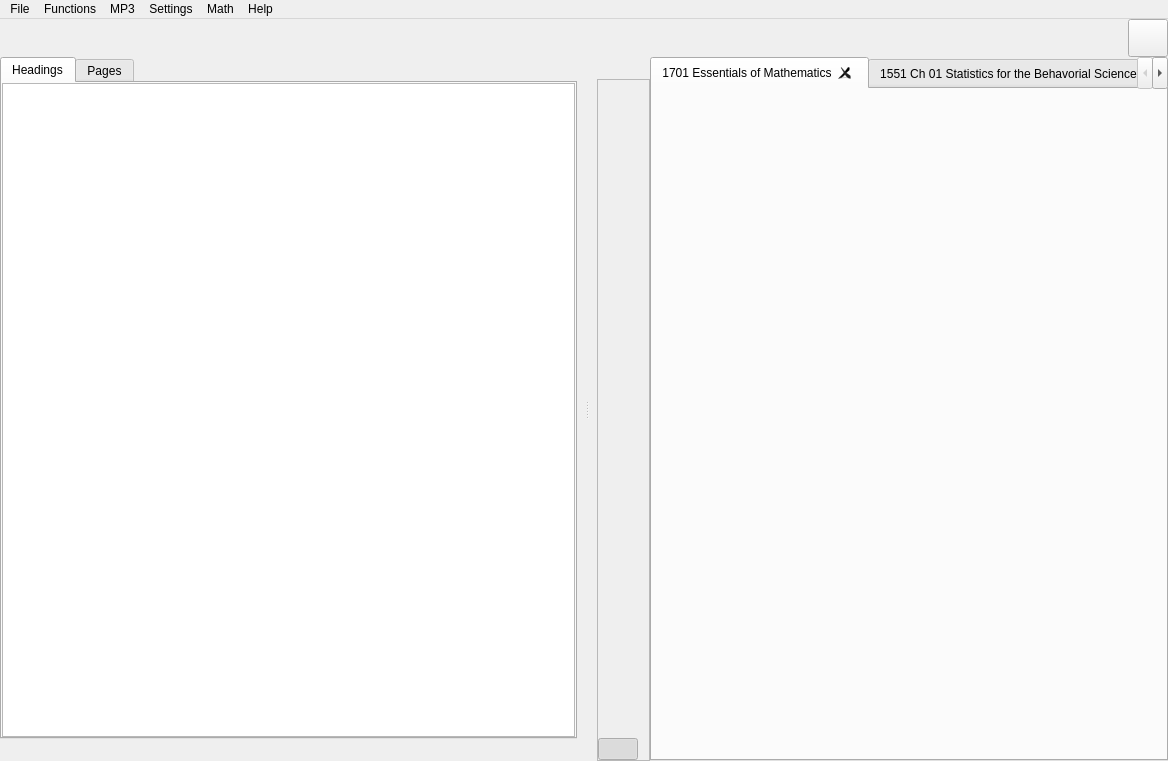
<?xml version="1.0" encoding="UTF-8"?>
<ui version="4.0">
 <class>MainWindow</class>
 <widget class="QMainWindow" name="MainWindow">
  <property name="geometry">
   <rect>
    <x>0</x>
    <y>0</y>
    <width>1168</width>
    <height>761</height>
   </rect>
  </property>
  <property name="acceptDrops">
   <bool>true</bool>
  </property>
  <property name="windowTitle">
   <string>Central Access Reader</string>
  </property>
  <property name="windowIcon">
   <iconset resource="resource.qrc">
    <normaloff>:/all/icons/CAR_About.png</normaloff>:/all/icons/CAR_About.png</iconset>
  </property>
  <property name="autoFillBackground">
   <bool>false</bool>
  </property>
  <property name="styleSheet">
   <string notr="true"/>
  </property>
  <property name="iconSize">
   <size>
    <width>24</width>
    <height>24</height>
   </size>
  </property>
  <widget class="QWidget" name="centralwidget">
   <layout class="QVBoxLayout" name="verticalLayout_6">
    <property name="spacing">
     <number>0</number>
    </property>
    <property name="margin">
     <number>0</number>
    </property>
    <item>
     <layout class="QHBoxLayout" name="horizontalLayout_3">
      <item>
       <spacer name="horizontalSpacer_2">
        <property name="orientation">
         <enum>Qt::Horizontal</enum>
        </property>
        <property name="sizeType">
         <enum>QSizePolicy::Expanding</enum>
        </property>
        <property name="sizeHint" stdset="0">
         <size>
          <width>25</width>
          <height>20</height>
         </size>
        </property>
       </spacer>
      </item>
      <item>
       <widget class="QPushButton" name="mainMenuButton">
        <property name="maximumSize">
         <size>
          <width>16777215</width>
          <height>38</height>
         </size>
        </property>
        <property name="focusPolicy">
         <enum>Qt::TabFocus</enum>
        </property>
        <property name="toolTip">
         <string>Main Menu</string>
        </property>
        <property name="text">
         <string/>
        </property>
        <property name="icon">
         <iconset resource="resource.qrc">
          <normaloff>:/classic/icons/menu_classic.png</normaloff>:/classic/icons/menu_classic.png</iconset>
        </property>
        <property name="iconSize">
         <size>
          <width>32</width>
          <height>32</height>
         </size>
        </property>
       </widget>
      </item>
     </layout>
    </item>
    <item>
     <widget class="QSplitter" name="splitter">
      <property name="orientation">
       <enum>Qt::Horizontal</enum>
      </property>
      <property name="opaqueResize">
       <bool>false</bool>
      </property>
      <property name="handleWidth">
       <number>20</number>
      </property>
      <widget class="QWidget" name="layoutWidget">
       <layout class="QVBoxLayout" name="verticalLayout_4">
        <property name="spacing">
         <number>0</number>
        </property>
        <item>
         <widget class="QTabWidget" name="navigationTabWidget">
          <property name="currentIndex">
           <number>0</number>
          </property>
          <property name="usesScrollButtons">
           <bool>false</bool>
          </property>
          <widget class="QWidget" name="bookmarksTab">
           <attribute name="title">
            <string>Headings</string>
           </attribute>
           <layout class="QVBoxLayout" name="verticalLayout">
            <property name="spacing">
             <number>0</number>
            </property>
            <property name="margin">
             <number>0</number>
            </property>
            <item>
             <widget class="QTreeView" name="bookmarksTreeView">
              <property name="headerHidden">
               <bool>true</bool>
              </property>
             </widget>
            </item>
           </layout>
          </widget>
          <widget class="QWidget" name="pagesTab">
           <attribute name="title">
            <string>Pages</string>
           </attribute>
           <layout class="QVBoxLayout" name="verticalLayout_2">
            <property name="spacing">
             <number>0</number>
            </property>
            <property name="margin">
             <number>0</number>
            </property>
            <item>
             <widget class="QTreeView" name="pagesTreeView">
              <property name="headerHidden">
               <bool>true</bool>
              </property>
             </widget>
            </item>
           </layout>
          </widget>
         </widget>
        </item>
        <item>
         <layout class="QHBoxLayout" name="horizontalLayout_2">
          <item>
           <widget class="QPushButton" name="bookmarkZoomInButton">
            <property name="maximumSize">
             <size>
              <width>32</width>
              <height>32</height>
             </size>
            </property>
            <property name="focusPolicy">
             <enum>Qt::TabFocus</enum>
            </property>
            <property name="toolTip">
             <string>Zoom In</string>
            </property>
            <property name="text">
             <string/>
            </property>
            <property name="icon">
             <iconset resource="resource.qrc">
              <normaloff>:/classic/icons/magnify_add_classic.png</normaloff>:/classic/icons/magnify_add_classic.png</iconset>
            </property>
            <property name="iconSize">
             <size>
              <width>24</width>
              <height>24</height>
             </size>
            </property>
            <property name="flat">
             <bool>true</bool>
            </property>
           </widget>
          </item>
          <item>
           <widget class="QPushButton" name="bookmarkZoomOutButton">
            <property name="maximumSize">
             <size>
              <width>32</width>
              <height>32</height>
             </size>
            </property>
            <property name="focusPolicy">
             <enum>Qt::TabFocus</enum>
            </property>
            <property name="toolTip">
             <string>Zoom Out</string>
            </property>
            <property name="text">
             <string/>
            </property>
            <property name="icon">
             <iconset resource="resource.qrc">
              <normaloff>:/classic/icons/magnify_minus_classic.png</normaloff>:/classic/icons/magnify_minus_classic.png</iconset>
            </property>
            <property name="iconSize">
             <size>
              <width>24</width>
              <height>24</height>
             </size>
            </property>
            <property name="flat">
             <bool>true</bool>
            </property>
           </widget>
          </item>
          <item>
           <spacer name="horizontalSpacer">
            <property name="orientation">
             <enum>Qt::Horizontal</enum>
            </property>
            <property name="sizeHint" stdset="0">
             <size>
              <width>40</width>
              <height>20</height>
             </size>
            </property>
           </spacer>
          </item>
         </layout>
        </item>
       </layout>
      </widget>
      <widget class="QWidget" name="layoutWidget">
       <layout class="QHBoxLayout" name="horizontalLayout">
        <property name="spacing">
         <number>0</number>
        </property>
        <item>
         <layout class="QVBoxLayout" name="verticalLayout_3" stretch="0,1">
          <property name="spacing">
           <number>0</number>
          </property>
          <item>
           <widget class="QPushButton" name="openDocumentButton">
            <property name="maximumSize">
             <size>
              <width>60</width>
              <height>30</height>
             </size>
            </property>
            <property name="focusPolicy">
             <enum>Qt::TabFocus</enum>
            </property>
            <property name="toolTip">
             <string>Open Document</string>
            </property>
            <property name="text">
             <string/>
            </property>
            <property name="icon">
             <iconset resource="resource.qrc">
              <normaloff>:/classic/icons/add_classic.png</normaloff>:/classic/icons/add_classic.png</iconset>
            </property>
            <property name="iconSize">
             <size>
              <width>24</width>
              <height>24</height>
             </size>
            </property>
            <property name="flat">
             <bool>true</bool>
            </property>
           </widget>
          </item>
          <item>
           <widget class="QFrame" name="controlPanel">
            <property name="maximumSize">
             <size>
              <width>62</width>
              <height>16777215</height>
             </size>
            </property>
            <property name="frameShape">
             <enum>QFrame::StyledPanel</enum>
            </property>
            <property name="frameShadow">
             <enum>QFrame::Raised</enum>
            </property>
            <property name="lineWidth">
             <number>0</number>
            </property>
            <layout class="QVBoxLayout" name="verticalLayout_7">
             <property name="margin">
              <number>0</number>
             </property>
             <item>
              <widget class="QPushButton" name="playButton">
               <property name="maximumSize">
                <size>
                 <width>16777215</width>
                 <height>60</height>
                </size>
               </property>
               <property name="focusPolicy">
                <enum>Qt::TabFocus</enum>
               </property>
               <property name="toolTip">
                <string>Start</string>
               </property>
               <property name="icon">
                <iconset resource="resource.qrc">
                 <normaloff>:/classic/icons/play_classic.png</normaloff>:/classic/icons/play_classic.png</iconset>
               </property>
               <property name="iconSize">
                <size>
                 <width>70</width>
                 <height>70</height>
                </size>
               </property>
               <property name="flat">
                <bool>true</bool>
               </property>
              </widget>
             </item>
             <item>
              <spacer name="verticalSpacer_4">
               <property name="orientation">
                <enum>Qt::Vertical</enum>
               </property>
               <property name="sizeType">
                <enum>QSizePolicy::Maximum</enum>
               </property>
               <property name="sizeHint" stdset="0">
                <size>
                 <width>20</width>
                 <height>40</height>
                </size>
               </property>
              </spacer>
             </item>
             <item>
              <widget class="QPushButton" name="speechSettingsButton">
               <property name="maximumSize">
                <size>
                 <width>16777215</width>
                 <height>60</height>
                </size>
               </property>
               <property name="focusPolicy">
                <enum>Qt::TabFocus</enum>
               </property>
               <property name="toolTip">
                <string>General Settings</string>
               </property>
               <property name="icon">
                <iconset resource="resource.qrc">
                 <normaloff>:/classic/icons/speech_settings_classic.png</normaloff>:/classic/icons/speech_settings_classic.png</iconset>
               </property>
               <property name="iconSize">
                <size>
                 <width>70</width>
                 <height>70</height>
                </size>
               </property>
               <property name="checkable">
                <bool>true</bool>
               </property>
               <property name="flat">
                <bool>true</bool>
               </property>
              </widget>
             </item>
             <item>
              <widget class="QPushButton" name="colorSettingsButton">
               <property name="maximumSize">
                <size>
                 <width>16777215</width>
                 <height>60</height>
                </size>
               </property>
               <property name="focusPolicy">
                <enum>Qt::TabFocus</enum>
               </property>
               <property name="toolTip">
                <string>Color Settings</string>
               </property>
               <property name="icon">
                <iconset resource="resource.qrc">
                 <normaloff>:/classic/icons/color_settings_classic.png</normaloff>:/classic/icons/color_settings_classic.png</iconset>
               </property>
               <property name="iconSize">
                <size>
                 <width>70</width>
                 <height>70</height>
                </size>
               </property>
               <property name="checkable">
                <bool>true</bool>
               </property>
               <property name="flat">
                <bool>true</bool>
               </property>
              </widget>
             </item>
             <item>
              <spacer name="verticalSpacer_3">
               <property name="orientation">
                <enum>Qt::Vertical</enum>
               </property>
               <property name="sizeType">
                <enum>QSizePolicy::Maximum</enum>
               </property>
               <property name="sizeHint" stdset="0">
                <size>
                 <width>20</width>
                 <height>40</height>
                </size>
               </property>
              </spacer>
             </item>
             <item>
              <widget class="QPushButton" name="saveToMP3Button">
               <property name="maximumSize">
                <size>
                 <width>16777215</width>
                 <height>60</height>
                </size>
               </property>
               <property name="focusPolicy">
                <enum>Qt::TabFocus</enum>
               </property>
               <property name="toolTip">
                <string>Save All To MP3</string>
               </property>
               <property name="icon">
                <iconset resource="resource.qrc">
                 <normaloff>:/classic/icons/export_mp3_classic.png</normaloff>:/classic/icons/export_mp3_classic.png</iconset>
               </property>
               <property name="iconSize">
                <size>
                 <width>70</width>
                 <height>70</height>
                </size>
               </property>
               <property name="flat">
                <bool>true</bool>
               </property>
              </widget>
             </item>
             <item>
              <spacer name="verticalSpacer_5">
               <property name="orientation">
                <enum>Qt::Vertical</enum>
               </property>
               <property name="sizeType">
                <enum>QSizePolicy::Maximum</enum>
               </property>
               <property name="sizeHint" stdset="0">
                <size>
                 <width>20</width>
                 <height>40</height>
                </size>
               </property>
              </spacer>
             </item>
             <item>
              <widget class="QPushButton" name="zoomInButton">
               <property name="maximumSize">
                <size>
                 <width>16777215</width>
                 <height>60</height>
                </size>
               </property>
               <property name="font">
                <font>
                 <pointsize>12</pointsize>
                </font>
               </property>
               <property name="focusPolicy">
                <enum>Qt::TabFocus</enum>
               </property>
               <property name="toolTip">
                <string>Zoom In</string>
               </property>
               <property name="icon">
                <iconset resource="resource.qrc">
                 <normaloff>:/classic/icons/magnify_add_classic.png</normaloff>:/classic/icons/magnify_add_classic.png</iconset>
               </property>
               <property name="iconSize">
                <size>
                 <width>70</width>
                 <height>70</height>
                </size>
               </property>
               <property name="flat">
                <bool>true</bool>
               </property>
              </widget>
             </item>
             <item>
              <widget class="QPushButton" name="zoomOutButton">
               <property name="maximumSize">
                <size>
                 <width>16777215</width>
                 <height>60</height>
                </size>
               </property>
               <property name="font">
                <font>
                 <pointsize>12</pointsize>
                </font>
               </property>
               <property name="focusPolicy">
                <enum>Qt::TabFocus</enum>
               </property>
               <property name="toolTip">
                <string>Zoom Out</string>
               </property>
               <property name="icon">
                <iconset resource="resource.qrc">
                 <normaloff>:/classic/icons/magnify_minus_classic.png</normaloff>:/classic/icons/magnify_minus_classic.png</iconset>
               </property>
               <property name="iconSize">
                <size>
                 <width>70</width>
                 <height>70</height>
                </size>
               </property>
               <property name="flat">
                <bool>true</bool>
               </property>
              </widget>
             </item>
             <item>
              <widget class="QPushButton" name="zoomResetButton">
               <property name="maximumSize">
                <size>
                 <width>16777215</width>
                 <height>60</height>
                </size>
               </property>
               <property name="focusPolicy">
                <enum>Qt::TabFocus</enum>
               </property>
               <property name="toolTip">
                <string>Reset Zoom</string>
               </property>
               <property name="icon">
                <iconset resource="resource.qrc">
                 <normaloff>:/classic/icons/magnify_reset_classic.png</normaloff>:/classic/icons/magnify_reset_classic.png</iconset>
               </property>
               <property name="iconSize">
                <size>
                 <width>70</width>
                 <height>70</height>
                </size>
               </property>
               <property name="flat">
                <bool>true</bool>
               </property>
              </widget>
             </item>
             <item>
              <spacer name="verticalSpacer_6">
               <property name="orientation">
                <enum>Qt::Vertical</enum>
               </property>
               <property name="sizeType">
                <enum>QSizePolicy::Expanding</enum>
               </property>
               <property name="sizeHint" stdset="0">
                <size>
                 <width>20</width>
                 <height>40</height>
                </size>
               </property>
              </spacer>
             </item>
             <item>
              <widget class="QPushButton" name="splitterButton">
               <property name="sizePolicy">
                <sizepolicy hsizetype="Fixed" vsizetype="Fixed">
                 <horstretch>0</horstretch>
                 <verstretch>0</verstretch>
                </sizepolicy>
               </property>
               <property name="maximumSize">
                <size>
                 <width>16777215</width>
                 <height>60</height>
                </size>
               </property>
               <property name="focusPolicy">
                <enum>Qt::TabFocus</enum>
               </property>
               <property name="toolTip">
                <string>Show/Hide Navigation</string>
               </property>
               <property name="text">
                <string/>
               </property>
               <property name="icon">
                <iconset resource="resource.qrc">
                 <normaloff>:/classic/icons/sidebar_classic.png</normaloff>:/classic/icons/sidebar_classic.png</iconset>
               </property>
               <property name="iconSize">
                <size>
                 <width>70</width>
                 <height>70</height>
                </size>
               </property>
               <property name="checkable">
                <bool>true</bool>
               </property>
               <property name="checked">
                <bool>true</bool>
               </property>
               <property name="flat">
                <bool>true</bool>
               </property>
              </widget>
             </item>
            </layout>
           </widget>
          </item>
         </layout>
        </item>
        <item>
         <layout class="QVBoxLayout" name="verticalLayout_5" stretch="1,0">
          <item>
           <widget class="QTabWidget" name="documentTabWidget">
            <property name="minimumSize">
             <size>
              <width>0</width>
              <height>0</height>
             </size>
            </property>
            <property name="focusPolicy">
             <enum>Qt::NoFocus</enum>
            </property>
            <property name="currentIndex">
             <number>0</number>
            </property>
            <property name="elideMode">
             <enum>Qt::ElideNone</enum>
            </property>
            <property name="usesScrollButtons">
             <bool>true</bool>
            </property>
            <property name="documentMode">
             <bool>false</bool>
            </property>
            <property name="tabsClosable">
             <bool>true</bool>
            </property>
            <property name="movable">
             <bool>true</bool>
            </property>
            <widget class="QWidget" name="tab_3">
             <attribute name="title">
              <string>1701 Essentials of Mathematics</string>
             </attribute>
            </widget>
            <widget class="QWidget" name="tab_4">
             <attribute name="title">
              <string>1551 Ch 01 Statistics for the Behavorial Sciences</string>
             </attribute>
            </widget>
           </widget>
          </item>
          <item>
           <widget class="DownloadProgressWidget" name="updateDownloadProgress" native="true"/>
          </item>
         </layout>
        </item>
       </layout>
      </widget>
     </widget>
    </item>
   </layout>
   <zorder></zorder>
   <zorder>splitter</zorder>
  </widget>
  <widget class="QMenuBar" name="menuBar">
   <property name="geometry">
    <rect>
     <x>0</x>
     <y>0</y>
     <width>1168</width>
     <height>21</height>
    </rect>
   </property>
   <widget class="QMenu" name="menuFile">
    <property name="title">
     <string>File</string>
    </property>
    <addaction name="actionOpen_Docx"/>
    <addaction name="actionClose_Document"/>
    <addaction name="actionPaste_From_Clipboard"/>
    <addaction name="separator"/>
    <addaction name="actionExport_to_HTML"/>
    <addaction name="actionBatch"/>
    <addaction name="separator"/>
    <addaction name="actionQuit"/>
   </widget>
   <widget class="QMenu" name="menuFunction">
    <property name="title">
     <string>Functions</string>
    </property>
    <addaction name="actionPlay"/>
    <addaction name="actionStop"/>
    <addaction name="separator"/>
    <addaction name="actionZoom_In"/>
    <addaction name="actionZoom_Out"/>
    <addaction name="actionReset_Zoom"/>
    <addaction name="separator"/>
    <addaction name="actionIncrease_Volume"/>
    <addaction name="actionDecrease_Volume"/>
    <addaction name="actionIncrease_Rate"/>
    <addaction name="actionDecrease_Rate"/>
    <addaction name="separator"/>
    <addaction name="actionSearch"/>
   </widget>
   <widget class="QMenu" name="menuMP3">
    <property name="title">
     <string>MP3</string>
    </property>
    <addaction name="actionSave_All_to_MP3"/>
    <addaction name="actionSave_Selection_to_MP3"/>
    <addaction name="separator"/>
    <addaction name="actionBy_Page"/>
   </widget>
   <widget class="QMenu" name="menuSettings">
    <property name="title">
     <string>Settings</string>
    </property>
    <addaction name="actionSpeech"/>
    <addaction name="actionHighlights_Colors_and_Fonts"/>
   </widget>
   <widget class="QMenu" name="menuMathML">
    <property name="title">
     <string>Math</string>
    </property>
    <addaction name="actionOpen_Pattern_Editor"/>
    <addaction name="actionShow_All_MathML"/>
   </widget>
   <widget class="QMenu" name="menuHelp">
    <property name="title">
     <string>Help</string>
    </property>
    <addaction name="actionTutorial"/>
    <addaction name="actionAnnouncements"/>
    <addaction name="actionQuick_Start"/>
    <addaction name="actionAbout"/>
    <addaction name="separator"/>
    <addaction name="actionReport_a_Bug"/>
    <addaction name="actionTake_A_Survey"/>
   </widget>
   <addaction name="menuFile"/>
   <addaction name="menuFunction"/>
   <addaction name="menuMP3"/>
   <addaction name="menuSettings"/>
   <addaction name="menuMathML"/>
   <addaction name="menuHelp"/>
  </widget>
  <action name="actionOpen_Docx">
   <property name="text">
    <string>&amp;Open Word Document</string>
   </property>
   <property name="shortcut">
    <string>Ctrl+O</string>
   </property>
  </action>
  <action name="actionOpen_Pattern_Editor">
   <property name="text">
    <string>&amp;Math Library Development Environment</string>
   </property>
  </action>
  <action name="actionShow_All_MathML">
   <property name="text">
    <string>&amp;Show All MathML...</string>
   </property>
  </action>
  <action name="actionQuit">
   <property name="icon">
    <iconset>
     <normaloff>:/icons/icons/application_exit.png</normaloff>:/icons/icons/application_exit.png</iconset>
   </property>
   <property name="text">
    <string>&amp;Quit</string>
   </property>
   <property name="shortcut">
    <string>Ctrl+Q</string>
   </property>
  </action>
  <action name="actionTutorial">
   <property name="icon">
    <iconset>
     <normaloff>:/icons/icons/help_contents.png</normaloff>:/icons/icons/help_contents.png</iconset>
   </property>
   <property name="text">
    <string>&amp;Tutorial</string>
   </property>
   <property name="shortcut">
    <string>Ctrl+Shift+H</string>
   </property>
  </action>
  <action name="actionAbout">
   <property name="icon">
    <iconset>
     <normaloff>:/icons/icons/help_about.png</normaloff>:/icons/icons/help_about.png</iconset>
   </property>
   <property name="text">
    <string>&amp;About</string>
   </property>
   <property name="shortcut">
    <string>Ctrl+Alt+H</string>
   </property>
  </action>
  <action name="actionReport_a_Bug">
   <property name="icon">
    <iconset>
     <normaloff>:/icons/icons/report_bug.png</normaloff>:/icons/icons/report_bug.png</iconset>
   </property>
   <property name="text">
    <string>Report a &amp;Bug</string>
   </property>
  </action>
  <action name="actionTake_A_Survey">
   <property name="icon">
    <iconset>
     <normaloff>:/icons/icons/spread.png</normaloff>:/icons/icons/spread.png</iconset>
   </property>
   <property name="text">
    <string>Give Us &amp;Feedback</string>
   </property>
  </action>
  <action name="actionSearch">
   <property name="text">
    <string>S&amp;earch</string>
   </property>
   <property name="toolTip">
    <string>Toggles the search bar on and off.</string>
   </property>
   <property name="shortcut">
    <string>Ctrl+F</string>
   </property>
  </action>
  <action name="actionPlay">
   <property name="icon">
    <iconset>
     <normaloff>:/icons/icons/play.png</normaloff>:/icons/icons/play.png</iconset>
   </property>
   <property name="text">
    <string>&amp;Read</string>
   </property>
   <property name="shortcut">
    <string>Ctrl+R</string>
   </property>
  </action>
  <action name="actionStop">
   <property name="icon">
    <iconset>
     <normaloff>:/icons/icons/stop.png</normaloff>:/icons/icons/stop.png</iconset>
   </property>
   <property name="text">
    <string>&amp;Stop</string>
   </property>
   <property name="shortcut">
    <string>Ctrl+S</string>
   </property>
  </action>
  <action name="actionSave_Selection_to_MP3">
   <property name="icon">
    <iconset>
     <normaloff>:/icons/icons/text_speak.png</normaloff>:/icons/icons/text_speak.png</iconset>
   </property>
   <property name="text">
    <string>Save &amp;Selection</string>
   </property>
   <property name="shortcut">
    <string>Ctrl+Shift+M</string>
   </property>
  </action>
  <action name="actionSave_All_to_MP3">
   <property name="icon">
    <iconset>
     <normaloff>:/icons/icons/text_speak.png</normaloff>:/icons/icons/text_speak.png</iconset>
   </property>
   <property name="text">
    <string>Save &amp;All</string>
   </property>
   <property name="shortcut">
    <string>Ctrl+M</string>
   </property>
  </action>
  <action name="actionHighlights_Colors_and_Fonts">
   <property name="icon">
    <iconset>
     <normaloff>:/icons/icons/color_settings.png</normaloff>:/icons/icons/color_settings.png</iconset>
   </property>
   <property name="text">
    <string>&amp;Color</string>
   </property>
   <property name="shortcut">
    <string>F2</string>
   </property>
  </action>
  <action name="actionSpeech">
   <property name="icon">
    <iconset>
     <normaloff>:/icons/icons/system_config_services.png</normaloff>:/icons/icons/system_config_services.png</iconset>
   </property>
   <property name="text">
    <string>&amp;General</string>
   </property>
   <property name="shortcut">
    <string>F1</string>
   </property>
  </action>
  <action name="actionZoom_In">
   <property name="icon">
    <iconset>
     <normaloff>:/icons/icons/zoom_in_small.png</normaloff>:/icons/icons/zoom_in_small.png</iconset>
   </property>
   <property name="text">
    <string>Zoom In</string>
   </property>
   <property name="shortcut">
    <string>Ctrl+=</string>
   </property>
  </action>
  <action name="actionZoom_Out">
   <property name="icon">
    <iconset>
     <normaloff>:/icons/icons/zoom_out_small.png</normaloff>:/icons/icons/zoom_out_small.png</iconset>
   </property>
   <property name="text">
    <string>Zoom Out</string>
   </property>
   <property name="shortcut">
    <string>Ctrl+-</string>
   </property>
  </action>
  <action name="actionReset_Zoom">
   <property name="icon">
    <iconset>
     <normaloff>:/icons/icons/zoom_fit_best_small.png</normaloff>:/icons/icons/zoom_fit_best_small.png</iconset>
   </property>
   <property name="text">
    <string>Reset Zoom</string>
   </property>
   <property name="shortcut">
    <string>Ctrl+Backspace</string>
   </property>
  </action>
  <action name="actionIncrease_Volume">
   <property name="text">
    <string>Increase Volume</string>
   </property>
   <property name="toolTip">
    <string>Increase Volume</string>
   </property>
   <property name="shortcut">
    <string>Ctrl+Up</string>
   </property>
  </action>
  <action name="actionDecrease_Volume">
   <property name="text">
    <string>Decrease Volume</string>
   </property>
   <property name="toolTip">
    <string>Decrease Volume</string>
   </property>
   <property name="shortcut">
    <string>Ctrl+Down</string>
   </property>
  </action>
  <action name="actionIncrease_Rate">
   <property name="text">
    <string>Increase Rate</string>
   </property>
   <property name="toolTip">
    <string>Increase Rate</string>
   </property>
   <property name="shortcut">
    <string>Ctrl+Right</string>
   </property>
  </action>
  <action name="actionDecrease_Rate">
   <property name="text">
    <string>Decrease Rate</string>
   </property>
   <property name="toolTip">
    <string>Decrease Rate</string>
   </property>
   <property name="shortcut">
    <string>Ctrl+Left</string>
   </property>
  </action>
  <action name="actionEntire_Document">
   <property name="icon">
    <iconset>
     <normaloff>:/icons/icons/text_speak.png</normaloff>:/icons/icons/text_speak.png</iconset>
   </property>
   <property name="text">
    <string>Entire Document</string>
   </property>
  </action>
  <action name="actionCurrent_Selection">
   <property name="icon">
    <iconset>
     <normaloff>:/icons/icons/text_speak.png</normaloff>:/icons/icons/text_speak.png</iconset>
   </property>
   <property name="text">
    <string>Current Selection</string>
   </property>
  </action>
  <action name="actionBy_Page">
   <property name="icon">
    <iconset>
     <normaloff>:/icons/icons/text_speak.png</normaloff>:/icons/icons/text_speak.png</iconset>
   </property>
   <property name="text">
    <string>Save By Page</string>
   </property>
  </action>
  <action name="actionExport_to_HTML">
   <property name="text">
    <string>&amp;Export to HTML</string>
   </property>
  </action>
  <action name="actionClose_Document">
   <property name="text">
    <string>Close Document</string>
   </property>
   <property name="toolTip">
    <string>Closes the current document.</string>
   </property>
   <property name="shortcut">
    <string>Ctrl+W</string>
   </property>
  </action>
  <action name="actionPaste_From_Clipboard">
   <property name="text">
    <string>Paste From Clipboard</string>
   </property>
   <property name="shortcut">
    <string>Ctrl+V</string>
   </property>
  </action>
  <action name="actionBatch">
   <property name="text">
    <string>Batch</string>
   </property>
  </action>
  <action name="actionAnnouncements">
   <property name="text">
    <string>Announcements</string>
   </property>
  </action>
  <action name="actionQuick_Start">
   <property name="checkable">
    <bool>true</bool>
   </property>
   <property name="text">
    <string>Quick Start</string>
   </property>
  </action>
 </widget>
 <customwidgets>
  <customwidget>
   <class>DownloadProgressWidget</class>
   <extends>QWidget</extends>
   <header>car/gui/download_progress</header>
   <container>1</container>
  </customwidget>
 </customwidgets>
 <resources>
  <include location="resource.qrc"/>
 </resources>
 <connections/>
</ui>
